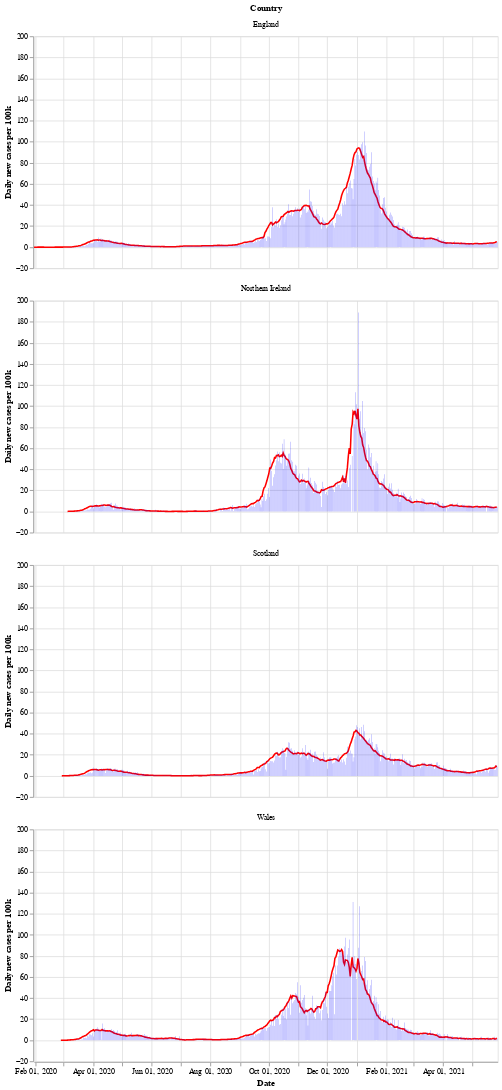

Notebook source saved alongside this figure:
### Markdown cell above
Next is a bar chart of the number of new cases in each country (per 100k population), with the 7 day moving average of cases. Again we see that Wales saw a longer period of raising and falling cases compared to the other countries.

After a period of cases falling, each nation is now seeing a rise in the number of cases - especially in Wales.

### Code cell
# collapse
bars = alt.Chart(uk_cases).mark_bar().encode(
    x=alt.X("yearmonthdate(date):T", axis=alt.Axis(title='Date')),
    y=alt.Y("newCasesRate:Q", axis=alt.Axis(title='Daily new cases per 100k')),
    tooltip='newCasesRate',
    color=alt.condition(
        alt.datum.dailyChange > 0,
        alt.value("orange"),  # The positive color
        alt.value("blue")  # The negative color
    )
).properties(title='New cases per 100k population with rolling 7 day average', width=600).interactive()
line = alt.Chart(uk_cases).mark_line(
    color='red',
    size=2,
).transform_window(
    rolling_mean='mean(newCasesRate)',
    frame=[0, 7],
    groupby=['areaName']
).encode(
    x='yearmonthdate(date):T',
    y='rolling_mean:Q'
)
alt.layer(line, bars, data=uk_cases).facet(alt.Row('areaName', title='Country'), columns=1)

### Figure 1 — Vega-Lite specification as saved in the notebook (floating-point values rounded to 4 significant figures; data arrays with more than 128 entries replaced by an {"elided": "..."} marker saying what was removed)
{"config": {"view": {"continuousWidth": 400, "continuousHeight": 300}}, "data": {"name": "data-fdbf9154ddb797a62a52d42ade6f92d0"}, "facet": {"type": "nominal", "field": "areaName", "title": "Country"}, "spec": {"layer": [{"mark": {"type": "line", "color": "red", "size": 2}, "encoding": {"x": {"type": "temporal", "field": "date", "timeUnit": "yearmonthdate"}, "y": {"type": "quantitative", "field": "rolling_mean"}}, "transform": [{"window": [{"op": "mean", "field": "newCasesRate", "as": "rolling_mean"}], "frame": [0, 7], "groupby": ["areaName"]}]}, {"mark": "bar", "encoding": {"color": {"condition": {"value": "orange", "test": "(datum.dailyChange > 0)"}, "value": "blue"}, "tooltip": {"type": "quantitative", "field": "newCasesRate"}, "x": {"type": "temporal", "axis": {"title": "Date"}, "field": "date", "timeUnit": "yearmonthdate"}, "y": {"type": "quantitative", "axis": {"title": "Daily new cases per 100k"}, "field": "newCasesRate"}}, "selection": {"selector002": {"type": "interval", "bind": "scales", "encodings": ["x", "y"]}}, "title": "New cases per 100k population with rolling 7 day average", "width": 600}]}, "columns": 1, "$schema": "https://vega.github.io/schema/vega-lite/v4.8.1.json", "datasets": {"data-fdbf9154ddb797a62a52d42ade6f92d0": {"elided": "1844 records"}}}
